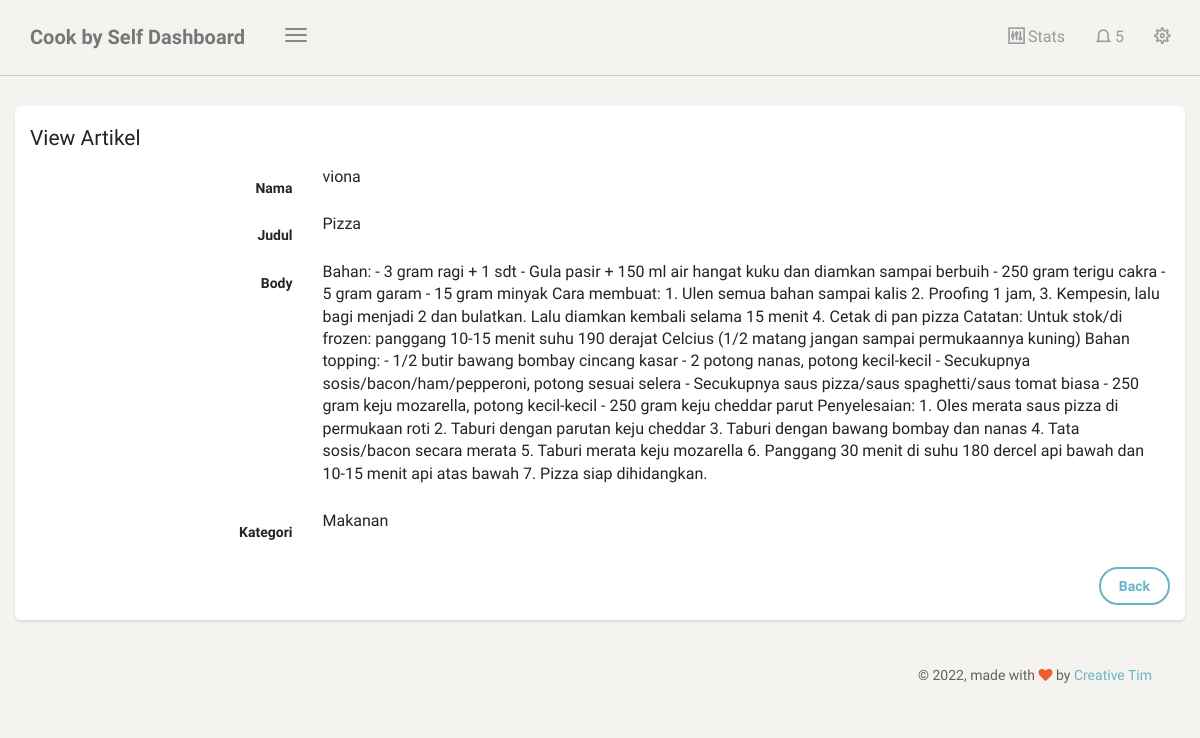
Page /dashboard/artikel/lihat/2 (signed in) on the committed database.
### blog/models.py (models this page shows, shortened)
class Artikel(models.Model):
    nama = models.CharField(max_length=100,blank=True,null=True)
    judul = models.CharField(max_length=100)
    body = models.TextField()
    kategori = models.ForeignKey(Kategori, on_delete=models.CASCADE, blank=True,null=True)
    date = models.DateTimeField(auto_now_add=True)
    class meta :
        ordering = ['-id']
        verbose_name_plural = "Artikel"

class Kategori(models.Model):
    nama = models.CharField(max_length=100)
    def __str__(self):
         return self.nama
    class meta :
        verbose_name_plural = "Kategori"

### blog/views.py (the view)
# urls.py: path('artikel/lihat/<str:id>',lihat_artikel, name='lihat_artikel'),
@login_required
def lihat_artikel(request, id):
    template_name = "back/lihat_artikel.html"
    artikel = Artikel.objects.get(id=id)
    context = {
        'title' : 'View Artikel',
        'artikel' :artikel,
    }
    return render(request, template_name, context)

### templates/back/lihat_artikel.html (shortened to what this page needs)
{% extends 'back/base.html' %}
{% block content %}
<div class="content">
    <div class="container-fluid">
        <div class="row">
            <div class="col-6">
                <div class="card">
                    <form class="form-horizontal" method="POST">
                        <div class="card-header">
                            <h4 class="card-title">
                                {{title}}
                            </h4>
                        </div>
                        <div class="card-content">
                            <div class="form-group">
                                <label class="col-md-3 control-label">Nama</label>
                                <div class="col-md-9">
                                    <p>{{artikel.nama}}</p>
                                </div>
                            </div>
                            <div class="form-group">
                                <label class="col-md-3 control-label">Judul</label>
                                <div class="col-md-9">
                                    <p>{{artikel.judul}}</p>
                                </div>
                            </div>
                            <div class="form-group">
                                <label class="col-md-3 control-label">Body</label>
                                <div class="col-md-9">
                                    <p>{{artikel.body}}</p>
                                </div>
                            </div>
                            <div class="form-group">
                                <label class="col-md-3 control-label">Kategori</label>
                                <div class="col-md-9">
                                    <p>{{artikel.kategori}}</p>
                                </div>
                            </div>
                        </div>
                        <div class="card-footer text-right">
                            <div class="form-group">
                                <label class="col-md-3"></label>
                                <div class="col-md-9">
                                    <a class="bt btn btn-info" href="{% url 'table_artikel' %}">Back </a>
                                </div>
                            </div>
                        </div>
                    </form>
                </div>
            </div>
        </div>
</div>
{% endblock content %}

### rows in the picture
Artikel: nama "viona", judul "Pizza", body "Bahan: - 3 gram ragi + 1 sdt - Gula pasir + 150 ml air hangat kuku dan diamkan sampai berbuih - 250 gram terigu cakra - 5 gram garam - 15 gram minyak Cara membuat: 1. Ulen semua bahan sampai kalis 2. Proofing 1 jam, 3. Kempesin, lalu bagi menjadi 2 dan bulatkan. Lalu diamkan kembali selama 15 menit 4. Cetak di pan pizza Catatan: Untuk stok/di frozen: panggang 10-15 menit suhu 190 derajat Celcius (1/2 matang jangan sampai permukaannya kuning) Bahan topping: - 1/2 butir bawang bombay cincang kasar - 2 potong nanas, potong kecil-kecil - Secukupnya sosis/bacon/ham/pepperoni, potong sesuai selera - Secukupnya saus pizza/saus spaghetti/saus tomat biasa - 250 gram keju mozarella, potong…", kategori "Makanan"

### other values in the picture
{{ title }} "View Artikel"
